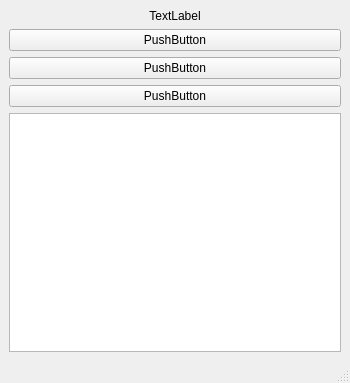
<?xml version="1.0" encoding="UTF-8"?>
<ui version="4.0">
 <class>MainWindow</class>
 <widget class="QMainWindow" name="MainWindow">
  <property name="geometry">
   <rect>
    <x>0</x>
    <y>0</y>
    <width>350</width>
    <height>383</height>
   </rect>
  </property>
  <property name="windowTitle">
   <string>MainWindow</string>
  </property>
  <widget class="QWidget" name="centralwidget">
   <layout class="QHBoxLayout" name="horizontalLayout">
    <item>
     <layout class="QVBoxLayout" name="verticalLayout">
      <item>
       <widget class="QLabel" name="labelTime">
        <property name="text">
         <string>TextLabel</string>
        </property>
        <property name="alignment">
         <set>Qt::AlignCenter</set>
        </property>
       </widget>
      </item>
      <item>
       <widget class="QPushButton" name="btnStartStop">
        <property name="text">
         <string>PushButton</string>
        </property>
       </widget>
      </item>
      <item>
       <widget class="QPushButton" name="btnClear">
        <property name="text">
         <string>PushButton</string>
        </property>
       </widget>
      </item>
      <item>
       <widget class="QPushButton" name="btnLap">
        <property name="text">
         <string>PushButton</string>
        </property>
       </widget>
      </item>
      <item>
       <widget class="QTextBrowser" name="textBrowser"/>
      </item>
     </layout>
    </item>
   </layout>
  </widget>
  <widget class="QMenuBar" name="menubar">
   <property name="geometry">
    <rect>
     <x>0</x>
     <y>0</y>
     <width>350</width>
     <height>21</height>
    </rect>
   </property>
  </widget>
  <widget class="QStatusBar" name="statusbar"/>
 </widget>
 <resources/>
 <connections/>
</ui>
